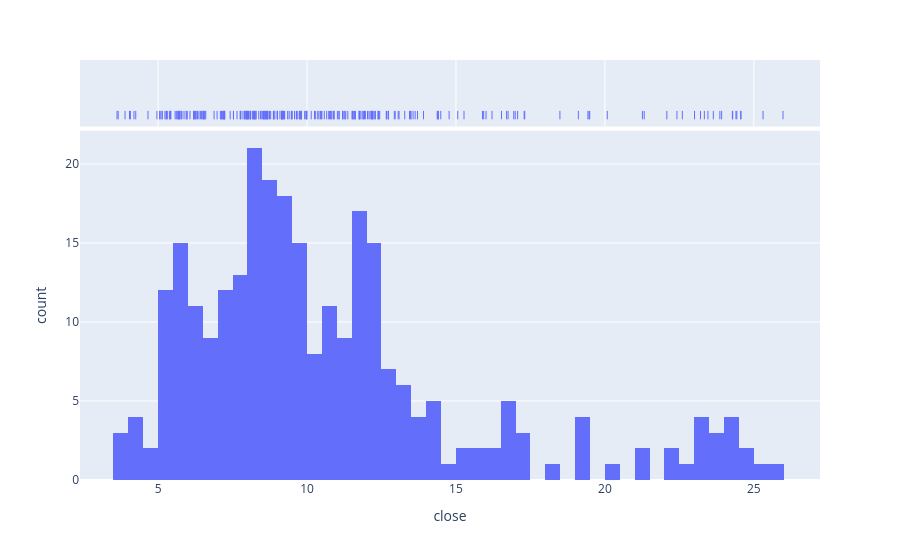

The code cell stored with this chart in its notebook:
### Code cell
figh = px.histogram(pctp,x='close',marginal='rug',nbins=50)
figh.show()

### Figure 1 — Plotly figure (JSON) as saved in the notebook; plotly's stock layout.template omitted (floating-point values rounded to 4 significant figures; data arrays with more than 128 entries replaced by an {"elided": "..."} marker saying what was removed)
{"data": [{"alignmentgroup": "True", "bingroup": "x", "hovertemplate": "close=%{x}<br>count=%{y}<extra></extra>", "legendgroup": "", "marker": {"color": "#636efa", "pattern": {"shape": ""}}, "name": "", "nbinsx": 50, "offsetgroup": "", "orientation": "v", "showlegend": false, "type": "histogram", "x": {"elided": "277 float values"}, "xaxis": "x", "yaxis": "y"}, {"alignmentgroup": "True", "boxpoints": "all", "fillcolor": "rgba(255,255,255,0)", "hoveron": "points", "hovertemplate": "close=%{x}<extra></extra>", "jitter": 0, "legendgroup": "", "line": {"color": "rgba(255,255,255,0)"}, "marker": {"color": "#636efa", "symbol": "line-ns-open"}, "name": "", "offsetgroup": "", "showlegend": false, "type": "box", "x": {"elided": "277 float values"}, "xaxis": "x2", "yaxis": "y2"}], "layout": {"barmode": "relative", "legend": {"tracegroupgap": 0}, "margin": {"t": 60}, "xaxis": {"anchor": "y", "domain": [0, 1], "title": {"text": "close"}}, "xaxis2": {"anchor": "y2", "domain": [0, 1], "matches": "x", "showgrid": true, "showticklabels": false}, "yaxis": {"anchor": "x", "domain": [0, 0.8316], "title": {"text": "count"}}, "yaxis2": {"anchor": "x2", "domain": [0.8416, 1], "matches": "y2", "showgrid": false, "showline": false, "showticklabels": false, "ticks": ""}}}
